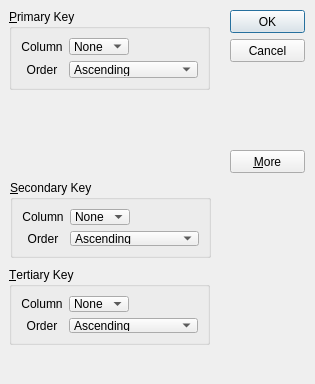
<?xml version="1.0" encoding="UTF-8"?>
<ui version="4.0">
 <class>SortDialog</class>
 <widget class="QDialog" name="SortDialog">
  <property name="geometry">
   <rect>
    <x>0</x>
    <y>0</y>
    <width>315</width>
    <height>384</height>
   </rect>
  </property>
  <property name="windowTitle">
   <string>Sort</string>
  </property>
  <widget class="QPushButton" name="okButton">
   <property name="geometry">
    <rect>
     <x>230</x>
     <y>10</y>
     <width>75</width>
     <height>23</height>
    </rect>
   </property>
   <property name="text">
    <string>OK</string>
   </property>
   <property name="default">
    <bool>true</bool>
   </property>
  </widget>
  <widget class="QPushButton" name="cancelButton">
   <property name="geometry">
    <rect>
     <x>230</x>
     <y>39</y>
     <width>75</width>
     <height>23</height>
    </rect>
   </property>
   <property name="text">
    <string>Cancel</string>
   </property>
  </widget>
  <widget class="QPushButton" name="moreButton">
   <property name="geometry">
    <rect>
     <x>230</x>
     <y>150</y>
     <width>75</width>
     <height>23</height>
    </rect>
   </property>
   <property name="text">
    <string>&amp;More</string>
   </property>
   <property name="checkable">
    <bool>true</bool>
   </property>
  </widget>
  <widget class="QGroupBox" name="primaryGroupBox">
   <property name="geometry">
    <rect>
     <x>9</x>
     <y>9</y>
     <width>201</width>
     <height>81</height>
    </rect>
   </property>
   <property name="title">
    <string>&amp;Primary Key</string>
   </property>
   <layout class="QGridLayout" name="gridLayout">
    <item row="1" column="0">
     <widget class="QLabel" name="orderlabel">
      <property name="text">
       <string>Order</string>
      </property>
      <property name="alignment">
       <set>Qt::AlignCenter</set>
      </property>
     </widget>
    </item>
    <item row="0" column="1">
     <widget class="QComboBox" name="primaryColumnCombo">
      <item>
       <property name="text">
        <string>None</string>
       </property>
      </item>
     </widget>
    </item>
    <item row="0" column="0">
     <widget class="QLabel" name="columnLabel">
      <property name="text">
       <string>Column</string>
      </property>
      <property name="textFormat">
       <enum>Qt::AutoText</enum>
      </property>
      <property name="alignment">
       <set>Qt::AlignCenter</set>
      </property>
     </widget>
    </item>
    <item row="1" column="1" colspan="2">
     <widget class="QComboBox" name="primaryOrderCombo">
      <item>
       <property name="text">
        <string>Ascending</string>
       </property>
      </item>
      <item>
       <property name="text">
        <string>Descending</string>
       </property>
      </item>
     </widget>
    </item>
    <item row="0" column="2">
     <spacer name="horizontalSpacer">
      <property name="orientation">
       <enum>Qt::Horizontal</enum>
      </property>
      <property name="sizeHint" stdset="0">
       <size>
        <width>61</width>
        <height>20</height>
       </size>
      </property>
     </spacer>
    </item>
   </layout>
  </widget>
  <widget class="QGroupBox" name="secondaryGroupBox">
   <property name="geometry">
    <rect>
     <x>10</x>
     <y>180</y>
     <width>201</width>
     <height>78</height>
    </rect>
   </property>
   <property name="title">
    <string>&amp;Secondary Key</string>
   </property>
   <layout class="QGridLayout" name="gridLayout_2">
    <item row="0" column="1">
     <widget class="QComboBox" name="secondaryColumnCombo">
      <item>
       <property name="text">
        <string>None</string>
       </property>
      </item>
     </widget>
    </item>
    <item row="1" column="0">
     <widget class="QLabel" name="orderlabel_2">
      <property name="text">
       <string>Order</string>
      </property>
      <property name="alignment">
       <set>Qt::AlignCenter</set>
      </property>
     </widget>
    </item>
    <item row="0" column="2">
     <spacer name="horizontalSpacer_2">
      <property name="orientation">
       <enum>Qt::Horizontal</enum>
      </property>
      <property name="sizeHint" stdset="0">
       <size>
        <width>28</width>
        <height>17</height>
       </size>
      </property>
     </spacer>
    </item>
    <item row="1" column="1" colspan="2">
     <widget class="QComboBox" name="secondaryOrderCombo">
      <item>
       <property name="text">
        <string>Ascending</string>
       </property>
      </item>
      <item>
       <property name="text">
        <string>Descending</string>
       </property>
      </item>
     </widget>
    </item>
    <item row="0" column="0">
     <widget class="QLabel" name="columnLabel_2">
      <property name="text">
       <string>Column</string>
      </property>
      <property name="textFormat">
       <enum>Qt::AutoText</enum>
      </property>
      <property name="alignment">
       <set>Qt::AlignCenter</set>
      </property>
     </widget>
    </item>
   </layout>
  </widget>
  <widget class="QGroupBox" name="tertiaryGroupBox">
   <property name="geometry">
    <rect>
     <x>9</x>
     <y>267</y>
     <width>201</width>
     <height>78</height>
    </rect>
   </property>
   <property name="title">
    <string>&amp;Tertiary Key</string>
   </property>
   <layout class="QGridLayout" name="gridLayout_3">
    <item row="0" column="2">
     <spacer name="horizontalSpacer_3">
      <property name="orientation">
       <enum>Qt::Horizontal</enum>
      </property>
      <property name="sizeHint" stdset="0">
       <size>
        <width>80</width>
        <height>17</height>
       </size>
      </property>
     </spacer>
    </item>
    <item row="1" column="1" colspan="2">
     <widget class="QComboBox" name="tertiaryOrderCombo">
      <item>
       <property name="text">
        <string>Ascending</string>
       </property>
      </item>
      <item>
       <property name="text">
        <string>Descending</string>
       </property>
      </item>
     </widget>
    </item>
    <item row="0" column="0">
     <widget class="QLabel" name="columnLabel_3">
      <property name="text">
       <string>Column</string>
      </property>
      <property name="textFormat">
       <enum>Qt::AutoText</enum>
      </property>
      <property name="alignment">
       <set>Qt::AlignCenter</set>
      </property>
     </widget>
    </item>
    <item row="1" column="0">
     <widget class="QLabel" name="orderlabel_3">
      <property name="text">
       <string>Order</string>
      </property>
      <property name="alignment">
       <set>Qt::AlignCenter</set>
      </property>
     </widget>
    </item>
    <item row="0" column="1">
     <widget class="QComboBox" name="tertiaryColumncombo">
      <item>
       <property name="text">
        <string>None</string>
       </property>
      </item>
     </widget>
    </item>
   </layout>
  </widget>
 </widget>
 <tabstops>
  <tabstop>primaryColumnCombo</tabstop>
  <tabstop>primaryOrderCombo</tabstop>
  <tabstop>secondaryColumnCombo</tabstop>
  <tabstop>secondaryOrderCombo</tabstop>
  <tabstop>tertiaryColumncombo</tabstop>
  <tabstop>tertiaryOrderCombo</tabstop>
  <tabstop>okButton</tabstop>
  <tabstop>cancelButton</tabstop>
  <tabstop>moreButton</tabstop>
 </tabstops>
 <resources/>
 <connections>
  <connection>
   <sender>okButton</sender>
   <signal>clicked()</signal>
   <receiver>SortDialog</receiver>
   <slot>accept()</slot>
   <hints>
    <hint type="sourcelabel">
     <x>268</x>
     <y>30</y>
    </hint>
    <hint type="destinationlabel">
     <x>106</x>
     <y>101</y>
    </hint>
   </hints>
  </connection>
  <connection>
   <sender>cancelButton</sender>
   <signal>clicked()</signal>
   <receiver>SortDialog</receiver>
   <slot>reject()</slot>
   <hints>
    <hint type="sourcelabel">
     <x>281</x>
     <y>53</y>
    </hint>
    <hint type="destinationlabel">
     <x>143</x>
     <y>123</y>
    </hint>
   </hints>
  </connection>
  <connection>
   <sender>moreButton</sender>
   <signal>toggled(bool)</signal>
   <receiver>secondaryGroupBox</receiver>
   <slot>setVisible(bool)</slot>
   <hints>
    <hint type="sourcelabel">
     <x>268</x>
     <y>172</y>
    </hint>
    <hint type="destinationlabel">
     <x>209</x>
     <y>219</y>
    </hint>
   </hints>
  </connection>
  <connection>
   <sender>moreButton</sender>
   <signal>toggled(bool)</signal>
   <receiver>tertiaryGroupBox</receiver>
   <slot>setVisible(bool)</slot>
   <hints>
    <hint type="sourcelabel">
     <x>280</x>
     <y>168</y>
    </hint>
    <hint type="destinationlabel">
     <x>209</x>
     <y>304</y>
    </hint>
   </hints>
  </connection>
 </connections>
</ui>
